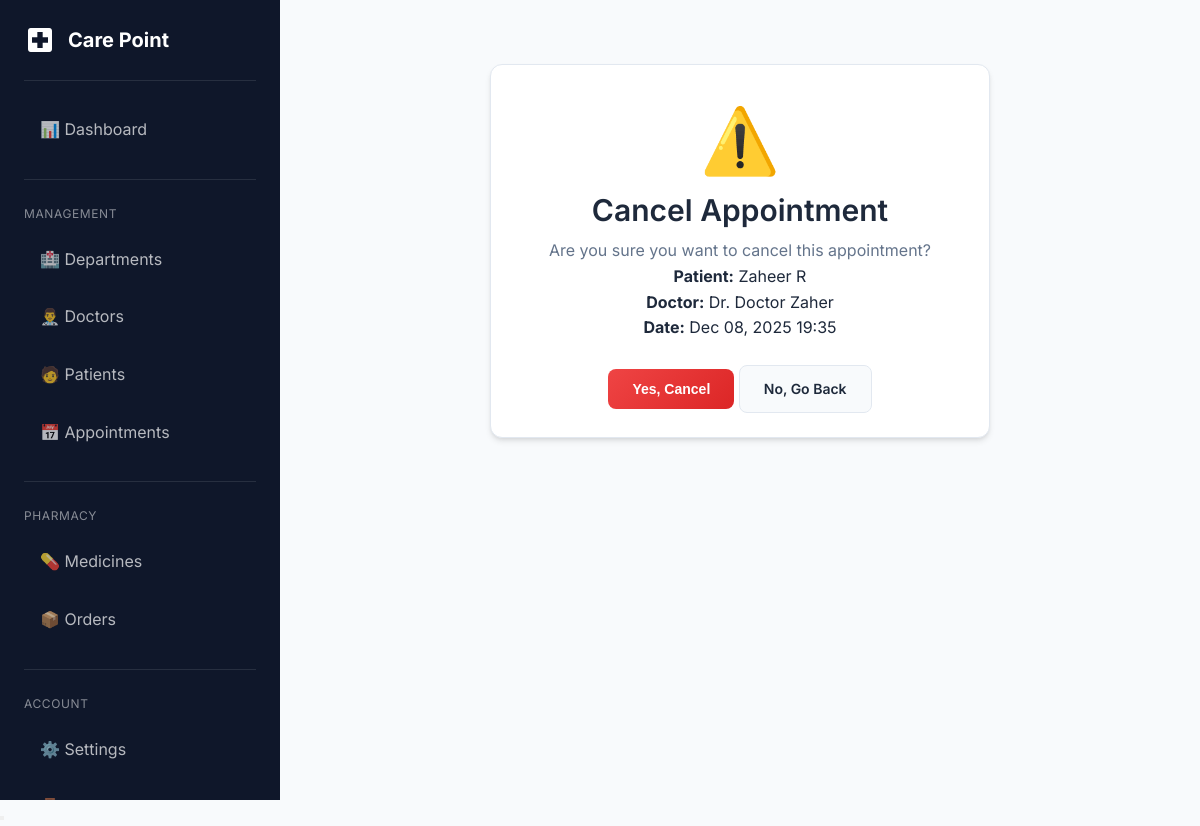
/adminpanel/appointments/2/cancel/ (signed in), run on the app's committed database.
### appointments/models.py (models this page shows, shortened)
class Appointment(models.Model):
    class Status(models.TextChoices):
        PENDING = 'pending', 'Pending'
        CONFIRMED = 'confirmed', 'Confirmed'
        CANCELLED = 'cancelled', 'Cancelled'
        COMPLETED = 'completed', 'Completed'
        NO_SHOW = 'no_show', 'No Show'
    class PaymentStatus(models.TextChoices):
        UNPAID = 'unpaid', 'Unpaid'
        PAID = 'paid', 'Paid'
        REFUNDED = 'refunded', 'Refunded'
    patient = models.ForeignKey(
        'patients.PatientProfile',
        on_delete=models.CASCADE,
        related_name='appointments'
    )
    doctor = models.ForeignKey(
        'doctors.DoctorProfile',
        on_delete=models.CASCADE,
        related_name='appointments'
    )
    department = models.ForeignKey(
        'departments.Department',
        on_delete=models.SET_NULL,
        null=True,
        related_name='appointments'
    )
    scheduled_datetime = models.DateTimeField()
    duration_minutes = models.PositiveIntegerField(default=30)
    status = models.CharField(
        max_length=20,
        choices=Status.choices,
        default=Status.PENDING
    )
    payment_status = models.CharField(
        max_length=20,
        choices=PaymentStatus.choices,
        default=PaymentStatus.UNPAID
    )
    reason = models.TextField(blank=True, help_text="Reason for visit")
    notes = models.TextField(blank=True, help_text="Additional notes")
    created_at = models.DateTimeField(auto_now_add=True)
    updated_at = models.DateTimeField(auto_now=True)
    class Meta:
        ordering = ['-scheduled_datetime']

### patients/models.py (models this page shows, shortened)
class PatientProfile(models.Model):
    class Gender(models.TextChoices):
        MALE = 'male', 'Male'
        FEMALE = 'female', 'Female'
        OTHER = 'other', 'Other'
    class BloodGroup(models.TextChoices):
        A_POSITIVE = 'A+', 'A+'
        A_NEGATIVE = 'A-', 'A-'
        B_POSITIVE = 'B+', 'B+'
        B_NEGATIVE = 'B-', 'B-'
        O_POSITIVE = 'O+', 'O+'
        O_NEGATIVE = 'O-', 'O-'
        AB_POSITIVE = 'AB+', 'AB+'
        AB_NEGATIVE = 'AB-', 'AB-'
    user = models.OneToOneField(
        settings.AUTH_USER_MODEL,
        on_delete=models.CASCADE,
        related_name='patient_profile'
    )
    date_of_birth = models.DateField(null=True, blank=True)
    gender = models.CharField(
        max_length=10,
        choices=Gender.choices,
        blank=True
    )
    blood_group = models.CharField(
        max_length=5,
        choices=BloodGroup.choices,
        blank=True
    )
    address = models.TextField(blank=True)
    emergency_contact_name = models.CharField(max_length=100, blank=True)
    emergency_contact_phone = models.CharField(max_length=15, blank=True)
    medical_history = models.TextField(blank=True)
    allergies = models.TextField(blank=True)
    created_at = models.DateTimeField(auto_now_add=True)
    updated_at = models.DateTimeField(auto_now=True)
    def __str__(self):
        return f"{self.user.get_full_name() or self.user.username}"

### accounts/models.py (models this page shows, shortened)
class User(AbstractUser):
    class Role(models.TextChoices):
        PATIENT = 'patient', 'Patient'
        DOCTOR = 'doctor', 'Doctor'
        ADMIN = 'admin', 'Admin'
    role = models.CharField(
        max_length=20,
        choices=Role.choices,
        default=Role.PATIENT
    )
    phone = models.CharField(max_length=15, blank=True, null=True)
    is_approved = models.BooleanField(
        default=True,
        help_text='For doctors: set to False until admin approves'
    )
    profile_picture = models.ImageField(
        upload_to='profile_pictures/',
        blank=True,
        null=True
    )
    created_at = models.DateTimeField(auto_now_add=True)
    updated_at = models.DateTimeField(auto_now=True)
    @property
    def is_admin_user(self):
        return self.role == self.Role.ADMIN or self.is_superuser

### doctors/models.py (models this page shows, shortened)
class DoctorProfile(models.Model):
    user = models.OneToOneField(
        settings.AUTH_USER_MODEL,
        on_delete=models.CASCADE,
        related_name='doctor_profile'
    )
    department = models.ForeignKey(
        'departments.Department',
        on_delete=models.SET_NULL,
        null=True,
        blank=True,
        related_name='doctors'
    )
    qualifications = models.CharField(max_length=200, blank=True)
    specialization = models.CharField(max_length=100, blank=True)
    experience_years = models.PositiveIntegerField(default=0)
    bio = models.TextField(blank=True)
    consultation_fee = models.DecimalField(
        max_digits=10,
        decimal_places=2,
        default=500.00
    )
    available_from = models.TimeField(null=True, blank=True)
    available_to = models.TimeField(null=True, blank=True)
    created_at = models.DateTimeField(auto_now_add=True)
    updated_at = models.DateTimeField(auto_now=True)
    @property
    def full_name(self):
        return f"Dr. {self.user.get_full_name() or self.user.username}"

### adminpanel/views.py (the view)
# urls.py: path('appointments/<int:pk>/cancel/', views.appointment_cancel, name='appointment_cancel'),
@admin_required
def appointment_cancel(request, pk):
    appointment = get_object_or_404(Appointment, pk=pk)
    if request.method == 'POST':
        appointment.status = 'cancelled'
        appointment.save()
        messages.success(request, 'Appointment cancelled.')
        return redirect('adminpanel:appointment_detail', pk=pk)
    context = {
        'appointment': appointment,
    }
    return render(request, 'adminpanel/appointments/cancel.html', context)

### templates/adminpanel/appointments/cancel.html (shortened to what this page needs)
{% extends 'base.html' %}
{% load static %}
{% block extra_css %}
        <link rel="stylesheet" href="{% static 'css/style.css' %}">
    {% endblock %}
{% block content %}
<div class="dashboard-layout">
    {% include 'includes/sidebar.html' %}
    <main class="main-content">
        <div class="card" style="max-width: 500px; margin: 2rem auto;">
            <div class="card-body text-center">
                <div style="font-size: 4rem; color: var(--danger-color);">⚠️</div>
                <h2>Cancel Appointment</h2>
                <p class="text-secondary">Are you sure you want to cancel this appointment?</p>
                <p><strong>Patient:</strong> {{ appointment.patient }}<br><strong>Doctor:</strong> {{ appointment.doctor.full_name }}<br><strong>Date:</strong> {{ appointment.scheduled_datetime|date:"M d, Y H:i" }}</p>
                <form method="post" class="mt-3">
                    <button type="submit" class="btn btn-danger">Yes, Cancel</button>
                    <a href="{% url 'adminpanel:appointment_detail' appointment.pk %}" class="btn btn-secondary">No, Go Back</a>
                </form>
            </div>
        </div>
    </main>
</div>
{% endblock %}

### static/css/style.css (style rules this page uses)
:root { --primary-color: #2563eb; --primary-dark: #1d4ed8; --primary-light: #3b82f6; --secondary-color: #0891b2; --accent-color: #06b6d4; --success-color: #10b981; --warning-color: #f59e0b; --danger-color: #ef4444; --info-color: #6366f1; --bg-primary: #f8fafc; --bg-secondary: #ffffff; --bg-dark: #1e293b; --bg-darker: #0f172a; --text-primary: #1e293b; --text-secondary: #64748b; --text-light: #94a3b8; --text-white: #ffffff; --border-color: #e2e8f0; --shadow-sm: 0 1px 2px 0 rgb(0 0 0 / 0.05); --shadow-md: 0 4px 6px -1px rgb(0 0 0 / 0.1), 0 2px 4px -2px rgb(0 0 0 / 0.1); --shadow-lg: 0 10px 15px -3px rgb(0 0 0 / 0.1), 0 4px 6px -4px rgb(0 0 0 / 0.1); --shadow-xl: 0 20px 25px -5px rgb(0 0 0 / 0.1), 0 8px 10px -6px rgb(0 0 0 / 0.1); --radius-sm: 0.375rem; --radius-md: 0.5rem; --radius-lg: 0.75rem; --radius-xl: 1rem; --transition: all 0.3s ease; }
* { margin: 0; padding: 0; box-sizing: border-box; }
body { font-family: 'Inter', -apple-system, BlinkMacSystemFont, 'Segoe UI', Roboto, sans-serif; background-color: var(--bg-primary); color: var(--text-primary); line-height: 1.6; }
h1, h2, h3, h4, h5, h6 { font-weight: 600; line-height: 1.3; margin-bottom: 0.5rem; }
h2 { font-size: 1.875rem; }
a { color: var(--primary-color); text-decoration: none; transition: var(--transition); }
.btn { display: inline-flex; align-items: center; justify-content: center; gap: 0.5rem; padding: 0.75rem 1.5rem; font-size: 0.875rem; font-weight: 600; border-radius: var(--radius-md); border: none; cursor: pointer; transition: var(--transition); text-decoration: none; }
.btn-secondary { background: var(--bg-primary); color: var(--text-primary); border: 1px solid var(--border-color); }
.btn-danger { background: linear-gradient(135deg, var(--danger-color), #dc2626); color: var(--text-white); }
.card { background: var(--bg-secondary); border-radius: var(--radius-lg); box-shadow: var(--shadow-md); border: 1px solid var(--border-color); overflow: hidden; transition: var(--transition); }
.card-body { padding: 1.5rem; }
.dashboard-layout { display: flex; min-height: 100vh; }
.main-content { flex: 1; margin-left: 280px; padding: 2rem; }
.text-center { text-align: center; }
.text-secondary { color: var(--text-secondary); }
.mt-3 { margin-top: 1.5rem; }

### data on the page
Appointment: patient "Zaheer R", doctor.full_name "Dr. Doctor Zaher", scheduled_datetime "Dec 08, 2025 19:35"
